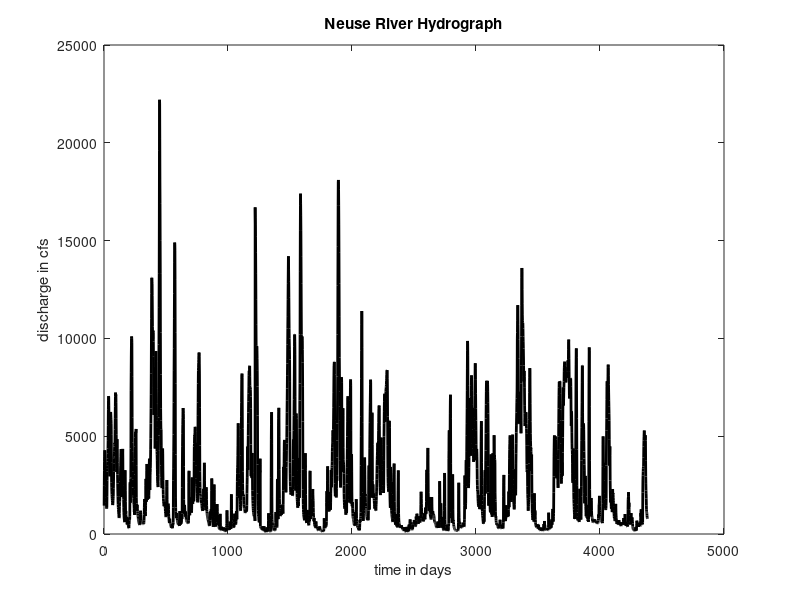

The MATLAB script that drew this image:
% eda01_17
% load and plot the neuse.txt dataset

D=load('neuse.txt');
t=D(:,1);
d=D(:,2);

figure(1);
clf;

set(gca,'LineWidth',2);
plot(t,d,'k-','LineWidth',2);
title('Neuse River Hydrograph');
xlabel('time in days');
ylabel('discharge in cfs');


